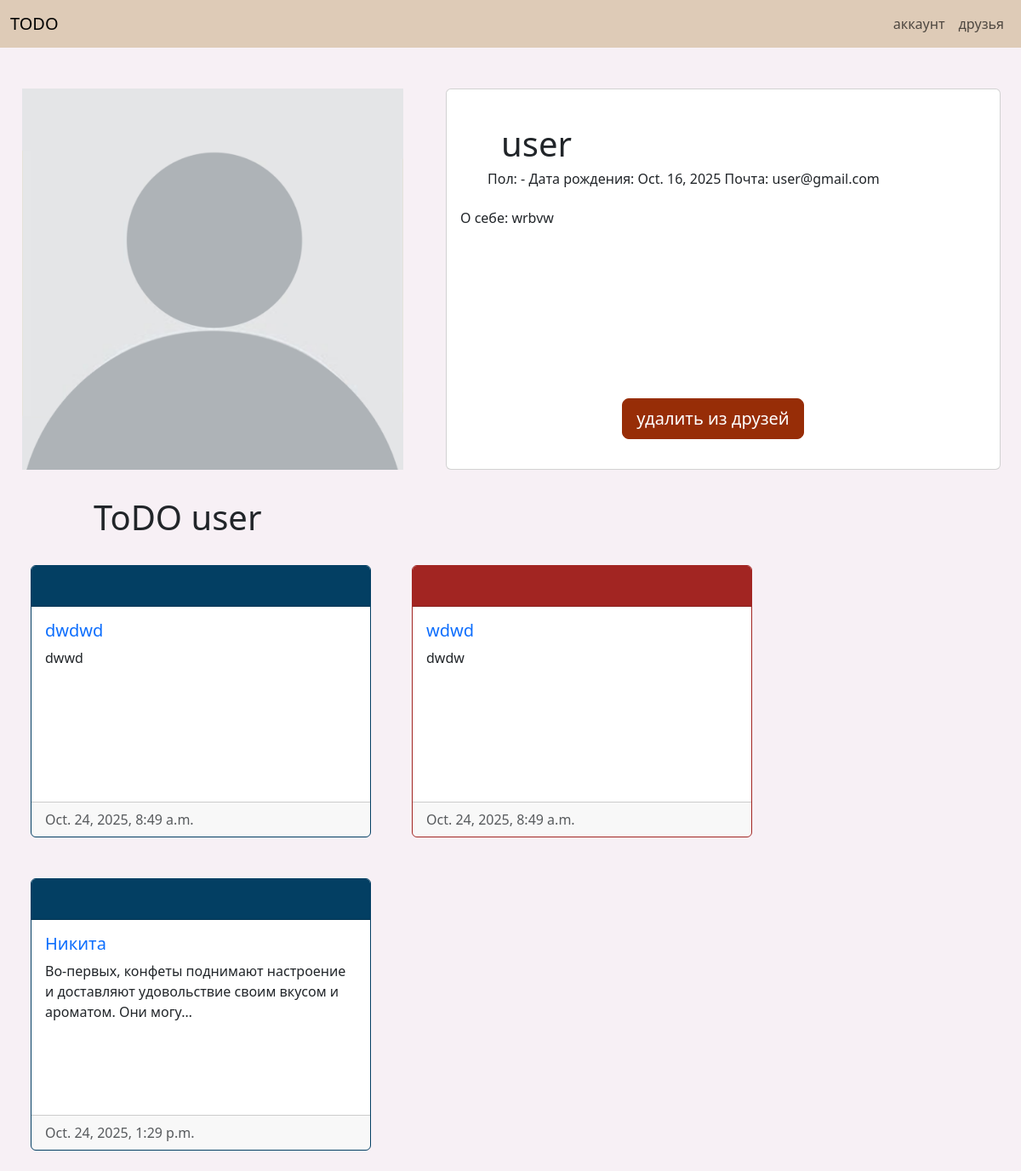
The app's page /account/26/user/ (signed in), older data.
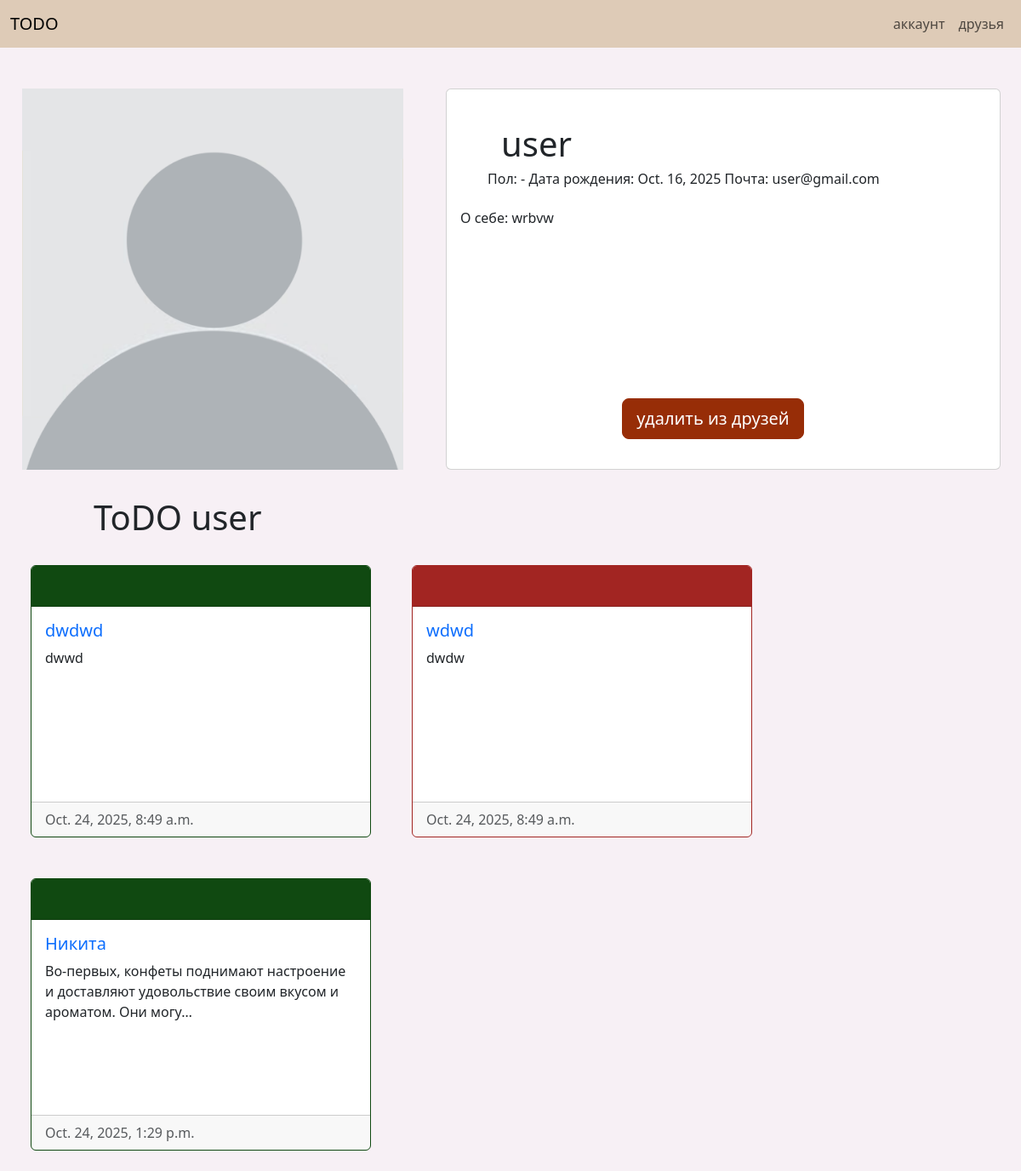
The same page, newer data.
### todos/models.py (models this page shows, shortened)
class Todo(models.Model):
    class StatusChoises(models.TextChoices):
        no_report = 'no_report'
        no_confirm = 'no_confirm'
        confirmed = 'confirmed'
    user = models.ForeignKey(User, related_name='todo', on_delete=models.CASCADE)
    name = models.CharField(max_length=64)
    slug = models.SlugField(max_length=64)
    description = models.TextField(max_length=560)
    img = models.ImageField(upload_to='todo_images/', blank=True, null=True)
    publish_date = models.DateTimeField(auto_now_add=True)
    status = models.CharField(choices=StatusChoises, default=StatusChoises.no_report)
    class Meta:
        ordering = ['publish_date',]
    def get_absolute_url(self):
        return reverse('todos:todo_info', kwargs={'pk': self.pk,
                                     'slug': self.slug,
                                     })

### account/views.py (the view)
# urls.py: path('<int:pk>/<str:username>/', views.another_profile_info, name='another_profile_info'),
@login_required
def another_profile_info(request, pk, username):
    user = services.get_user_by_pk_username(pk, username)
    friend_add_flag = True
    if user.profile in services.get_user_friends(request.user):
        friend_add_flag = False
    user_todos = services.get_user_todos(user)
    return render(request, 'account/another_profile_info.html', {'user': user, 'user_todos': user_todos, 'friend_add_flag': friend_add_flag})

### account/services.py (called while the page is built)
def get_user_by_pk_username(pk, username):
    return User.objects.get(pk=pk, username=username)

def get_user_todos(user):
    return Todo.objects.filter(user=user)

def get_user_friends(user):
    return user.profile.friends.all()

### account/templates/account/another_profile_info.html (shortened to what this page needs)
{% extends 'base.html' %}
{% load static %}
{% load django_bootstrap5 %}
{% block content %}
<div class="container-fluid">
    <div class="row ">
        <div class="col-5 g-5 text-center">
            {% if not user.profile.photo %}
                <img src="{% static 'user_placeholder.png' %}" class="img-fluid" style="height: 28rem; margin-bottom: 2rem;">
            {% else %}
                <img src="{{ user.profile.photo.url }}" class="rounded img-fluid" style="height: 28rem; margin-bottom: 2rem;">
            {% endif %}
        </div>
        <div class="col-7 g-5">
            <div class="card" style="height: 28rem;">
                <div class="card-body">
                    <div class="row">
                        <div class="col-6">
                            <h1 class="card-title mt-4" style="margin-left: 3rem;">{{ user.username }}</h1>
                        </div>
                    </div>
                    <div class="row">
                        <div class="col">
                            <div class="card-text" style="margin-left: 2rem;">
                                <h6 style="font-weight: 300;">
                                    Пол: {{ user.profile.sex }} Дата рождения: {{ user.profile.birthd }} Почта: {{ user.email }}
                                </h6>
                            </div>
                        </div>
                    <div class="row">
                        <div class="col gy-3">
                            <div class="card-text" style="height: 11rem;">О себе: {{ user.profile.preview }}</div>
                        </div>
                    </div>
                    <div class="row text-center">
                        <div class="col g-5">
                            {% if friend_add_flag != True %}
                            <a href="{% url 'friends:friend_delete' user.pk user.username %}" class="btn btn-primary btn-lg" style="background-color: #972D07; border-color: #972D07; color: white;">удалить из друзей</a>
                            {% else %}
                            <a href="{% url 'friends:friend_add' user.pk user.username %}" class="btn btn-primary btn-lg" style="background-color: #DECBB7; border-color: #DECBB7; color: white;">добавить в друзья</a>
                            {% endif %}
                    </div>
                </div>
            </div>
        </div>
    </div>
</div>
<div class="row">
    {% if user_todos %}
        <div class="col-4 offset-1">
            <h1 class="ml-2">ToDO {{ user.username }}</h1>
        </div>
    {% endif %}
</div>
<div class="d-flex flex-wrap justify-content-start">
    {% for todo in user_todos %}
            {% if todo.status == 'no_report' %}
            <div class="card m-4" style="width: 25rem; height: 20rem; border-color: #A22522;">
                <div class="card-header fw-bold" style="background-color: #A22522; height: 3rem;">
            {% elif todo.status == 'no_confirm' %}
            <div class="card m-4" style="width: 25rem; height: 20rem; border-color: #033F63;">
                <div class="card-header fw-bold" style="background-color: #033F63;  height: 3rem;">
            {% elif todo.status == 'confirmed' %}
            <div class="card m-4" style="width: 25rem; height: 20rem; border-color: #104911;">
                <div class="card-header fw-bold" style="background-color: #104911;  height: 3rem;">
            {% endif %}
                </div>
                <div class="card-body" style="background-color: #ffffff;">
                    <h5 class="card-title">
                        <a href="{{ todo.get_absolute_url }}" class="text-decoration-none">{{ todo.name }}</a>
                    </h5>
                    <p class="card-text">{{ todo.description|truncatechars:100 }}</p>
                </div>
                <div class="card-footer text-muted">
                    {{ todo.publish_date }}
                </div>
            </div>
    {% endfor %}
    </div>
{% endblock %}

Row changes from the older to the newer data that the page shows:
changed Todo "dwdwd": status "no_confirm" → "confirmed" (drawn)
changed Todo "Никита": status "no_confirm" → "confirmed" (drawn)
